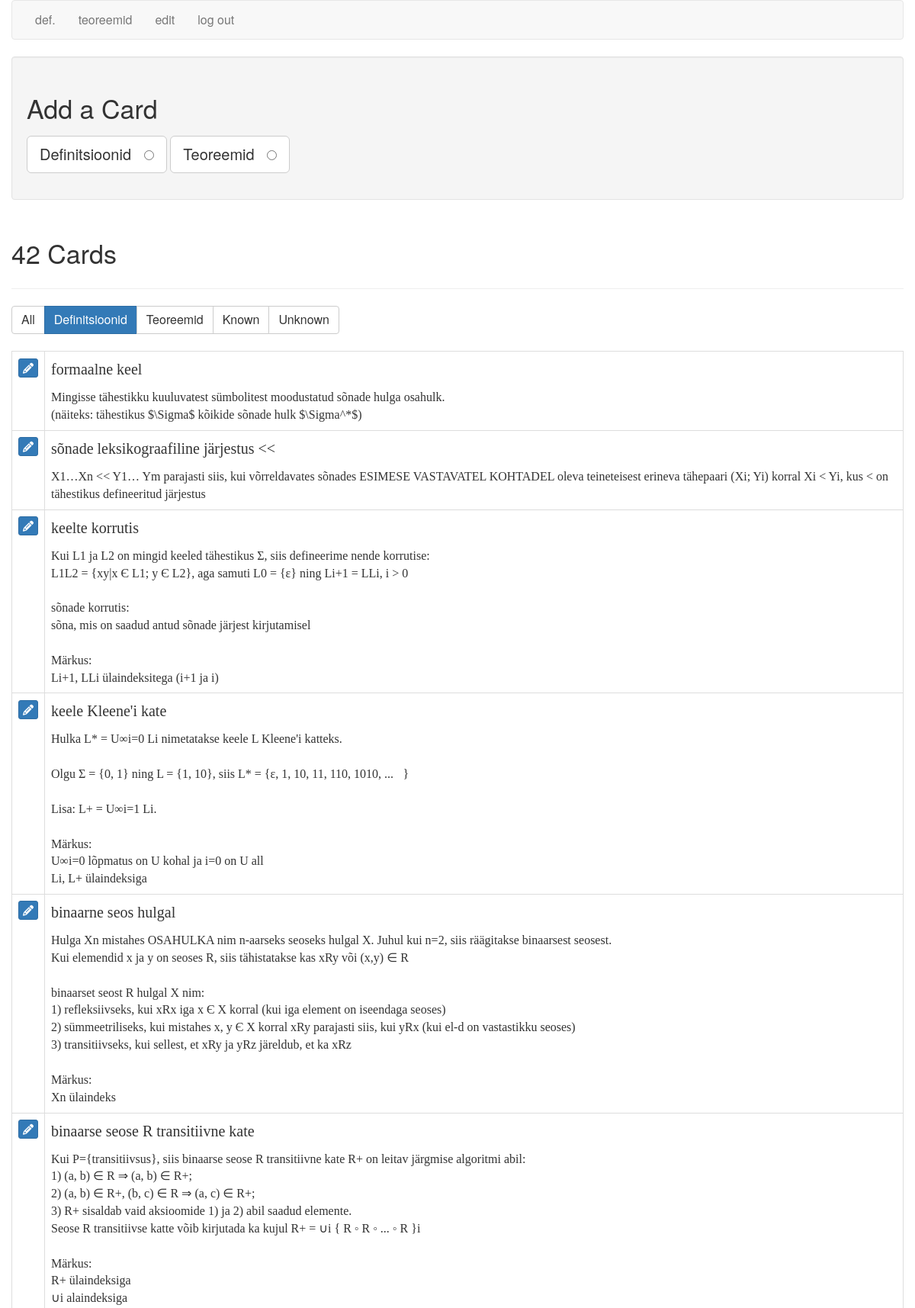
/filter_cards/general (signed in, upper part), run on an earlier commit of the app's database.
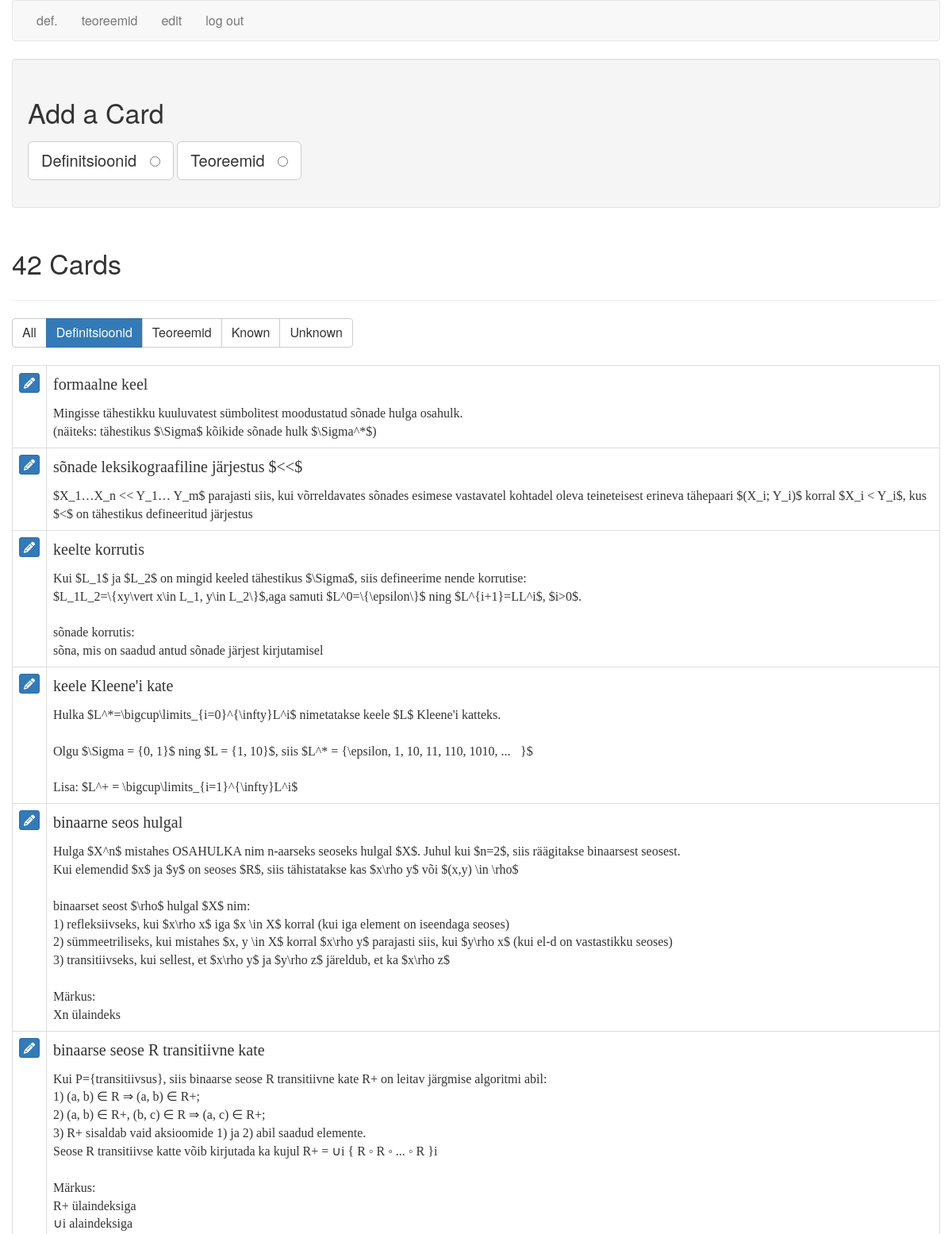
And on a later commit of the database.
### tables this page shows
CREATE TABLE cards (
  id integer primary key autoincrement,
  type tinyint not null, /* 1 for vocab, 2 for code */
  front text not null,
  back text not null,
  known boolean default 0
);

### flash_cards.py (the view)
@app.route('/filter_cards/<filter_name>')
def filter_cards(filter_name):
    if not session.get('logged_in'):
        return redirect(url_for('login'))
    filters = {
        "all": "where 1 = 1",
        "general": "where type = 1",
        "code": "where type = 2",
        "known": "where known = 1",
        "unknown": "where known = 0",
    }
    query = filters.get(filter_name)
    if not query:
        return redirect(url_for('cards'))
    db = get_db()
    fullquery = "SELECT id, type, front, back, known FROM cards " + query + " ORDER BY id ASC"
    cur = db.execute(fullquery)
    cards = cur.fetchall()
    return render_template('cards.html', cards=cards, filter_name=filter_name)

### flash_cards.py (called while the page is built)
def connect_db():
    rv = sqlite3.connect(app.config['DATABASE'])
    rv.row_factory = sqlite3.Row
    return rv

def get_db():
    if not hasattr(g, 'sqlite_db'):
        g.sqlite_db = connect_db()
    return g.sqlite_db

### templates/cards.html (shortened to what this page needs)
{% extends "layout.html" %}
{% block body %}
    <div class="well editPanel">
        <h2>Add a Card</h2>
        <form action="{{ url_for('add_card') }}" method="post" class="cardForm">
            <div class="form-group">
                <label for="general" class="toggleButton btn btn-default btn-lg">Definitsioonid &nbsp;
                    <input type="radio" name="type" value="1" id="general"/>
                </label>
                <label for="code" class="toggleButton btn btn-default btn-lg">Teoreemid &nbsp;
                    <input type="radio" name="type" value="2" id="code"/>
                </label>
            </div>
        </form>
    </div>
    <div class="page-header">
        <h2>{{ cards|length }} Card{{ '' if (cards|length == 1) else 's' }}</h2>
    </div>
    <div class="btn-group btn-group-md" role="group" aria-label="filters">
        <a href="{{ url_for('filter_cards', filter_name="all") }}"
           class="btn btn-{{ "primary" if filter_name == "all" else "default" }}">All</a>
        <a href="{{ url_for('filter_cards', filter_name="general") }}"
           class="btn btn-{{ "primary" if filter_name == "general" else "default" }}">Definitsioonid</a>
        <a href="{{ url_for('filter_cards', filter_name="code") }}"
           class="btn btn-{{ "primary" if filter_name == "code" else "default" }}">Teoreemid</a>
        <a href="{{ url_for('filter_cards', filter_name="known") }}"
           class="btn btn-{{ "primary" if filter_name == "known" else "default" }}">Known</a>
        <a href="{{ url_for('filter_cards', filter_name="unknown") }}"
           class="btn btn-{{ "primary" if filter_name == "unknown" else "default" }}">Unknown</a>
    </div>
    <br/>
    <br/>
    <table class="table table-bordered">
        {% for card in cards %}
            <tr>
                <td>
                    <a href="{{ url_for('edit', card_id=card.id) }}" class="btn btn-xs btn-primary"><i
                            class="fa fa-pencil" aria-hidden="true"></i></a>
                </td>
                <td class="cardContent">
                    <h4>
                        {% if card.type == 1 %}
                            {{ card.front }}
                        {% else %}
                            Teoreem:&nbsp;{{ card.front }}
                        {% endif %}
                    </h4>
                    {{ card.back|replace("\n", "<br />")|safe }}
                </td>
            </tr>
        {% else %}
            <tr>
                <td>
                    <em>No cards to show.</em>
                </td>
            </tr>
        {% endfor %}
    </table>
{% endblock %}

### templates/layout.html (shortened to what this page needs)
<!doctype html>
<html>
<head>
    <link rel=stylesheet type=text/css href="{{ url_for('static', filename='bootstrap.min.css') }}"/>
    <link rel=stylesheet type=text/css href="{{ url_for('static', filename='style.css') }}"/>
</head>
<body>
<div class="container">
    <div class="row">
        <nav class="navbar navbar-default">
            <div class="container">
                <div class="row">
                    <div class="collapse navbar-collapse">
                        <ul class="nav navbar-nav">
                            {% if session.logged_in %}
                                <li><a href="{{ url_for('general') }}">def.</a></li>
                                <li><a href="{{ url_for('code') }}">teoreemid</a></li>
                                <li><a href="{{ url_for('cards') }}">edit</a></li>
                                <li><a href="{{ url_for('logout') }}">log out</a></li>
                            {% else %}
                                <li><a href="{{ url_for('login') }}">log in</a></li>
                            {% endif %}
                        </ul>
                    </div>
                </div>
            </div>
        </nav>
        {% block body %}{% endblock %}
    </div>
</div>
</body>
</html>

### static/style.css (style rules this page uses)
.cardContent { font-family: Georgia, "Times New Roman", Times, serif; }
.cardContent h4 { margin-top: 0; }
.navbar-collapse.collapse { display: block !important; }
.navbar-nav > li, .navbar-nav { float: left !important; }

What changed in the data, as far as the page shows it:
changed cards: front "sõnade leksikograafiline järjestus <<" → "sõnade leksikograafiline järjestus $<<$"; back "X1…Xn << Y1… Ym parajasti siis, kui võrreldavates sõnades ESIMESE VASTAVATEL KOHTADEL oleva teineteisest erineva tähepaari (Xi; Yi) korral Xi < Yi, kus < on tähestikus defineeritud järjestus" → "$X_1…X_n << Y_1… Y_m$ parajasti siis, kui võrreldavates sõnades esimese vastavatel kohtadel oleva teineteisest erineva tähepaari $(X_i; Y_i)$ korral $X_i < Y_i$, kus $<$ on tähestikus defineeritud järjestus"
changed cards "keelte korrutis": back "Kui L1 ja L2 on mingid keeled tähestikus Ʃ, siis defineerime nende korrutise: L1L2 = {xy|x Є L1; y Є L2}, aga samuti L0 = {ɛ} ning Li+1 = LLi, i > 0 sõnade korrutis: sõna, mis on saadud antud sõnade järjest kirjutamisel Märkus: Li+1, LLi ülaindeksitega (i+1 ja i)" → "Kui $L_1$ ja $L_2$ on mingid keeled tähestikus $\\Sigma$, siis defineerime nende korrutise: $L_1L_2=\\{xy\\vert x\\in L_1, y\\in L_2\\}$,aga samuti $L^0=\\{\\epsilon\\}$ ning $L^{i+1}=LL^i$, $i>0$. sõnade korrutis: sõna, mis on saadud antud sõnade järjest kirjutamisel"
changed cards "keele Kleene'i kate": back "Hulka L* = U∞i=0 Li nimetatakse keele L Kleene'i katteks. Olgu Σ = {0, 1} ning L = {1, 10}, siis L* = {ɛ, 1, 10, 11, 110, 1010, ...\u000f} Lisa: L+ = U∞i=1 Li. Märkus: U∞i=0 lõpmatus on U kohal ja i=0 on U all Li, L+ ülaindeksiga" → "Hulka $L^*=\\bigcup\\limits_{i=0}^{\\infty}L^i$ nimetatakse keele $L$ Kleene'i katteks. Olgu $\\Sigma = {0, 1}$ ning $L = {1, 10}$, siis $L^* = {\\epsilon, 1, 10, 11, 110, 1010, ...\u000f}$ Lisa: $L^+ = \\bigcup\\limits_{i=1}^{\\infty}L^i$"
changed cards "binaarne seos hulgal": back "Hulga Xn mistahes OSAHULKA nim n-aarseks seoseks hulgal X. Juhul kui n=2, siis räägitakse binaarsest seosest. Kui elemendid x ja y on seoses R, siis tähistatakse kas xRy või (x,y) ∈ R binaarset seost R hulgal X nim: 1) refleksiivseks, kui xRx iga x Є X korral (kui iga element on iseendaga seoses) 2) sümmeetriliseks, kui mistahes x, y Є X korral xRy parajasti siis, kui yRx (kui el-d on vastastikku seoses) 3) transitiivseks, kui sellest, et xRy ja yRz järeldub, et ka xRz Märkus: Xn ülaindeks" → "Hulga $X^n$ mistahes OSAHULKA nim n-aarseks seoseks hulgal $X$. Juhul kui $n=2$, siis räägitakse binaarsest seosest. Kui elemendid $x$ ja $y$ on seoses $R$, siis tähistatakse kas $x\\rho y$ või $(x,y) \\in \\rho$ binaarset seost $\\rho$ hulgal $X$ nim: 1) refleksiivseks, kui $x\\rho x$ iga $x \\in X$ korral (kui iga element on iseendaga seoses) 2) sümmeetriliseks, kui mistahes $x, y \\in X$ korral $x\\rho y$ parajasti siis, kui $y\\rho x$ (kui el-d on vastastikku seoses) 3) transitiivseks, kui sellest, et $x\\rho y$ ja $y\\rho z$ järeldub, et ka $x\\rho z$ Märkus: Xn ülaindeks"
